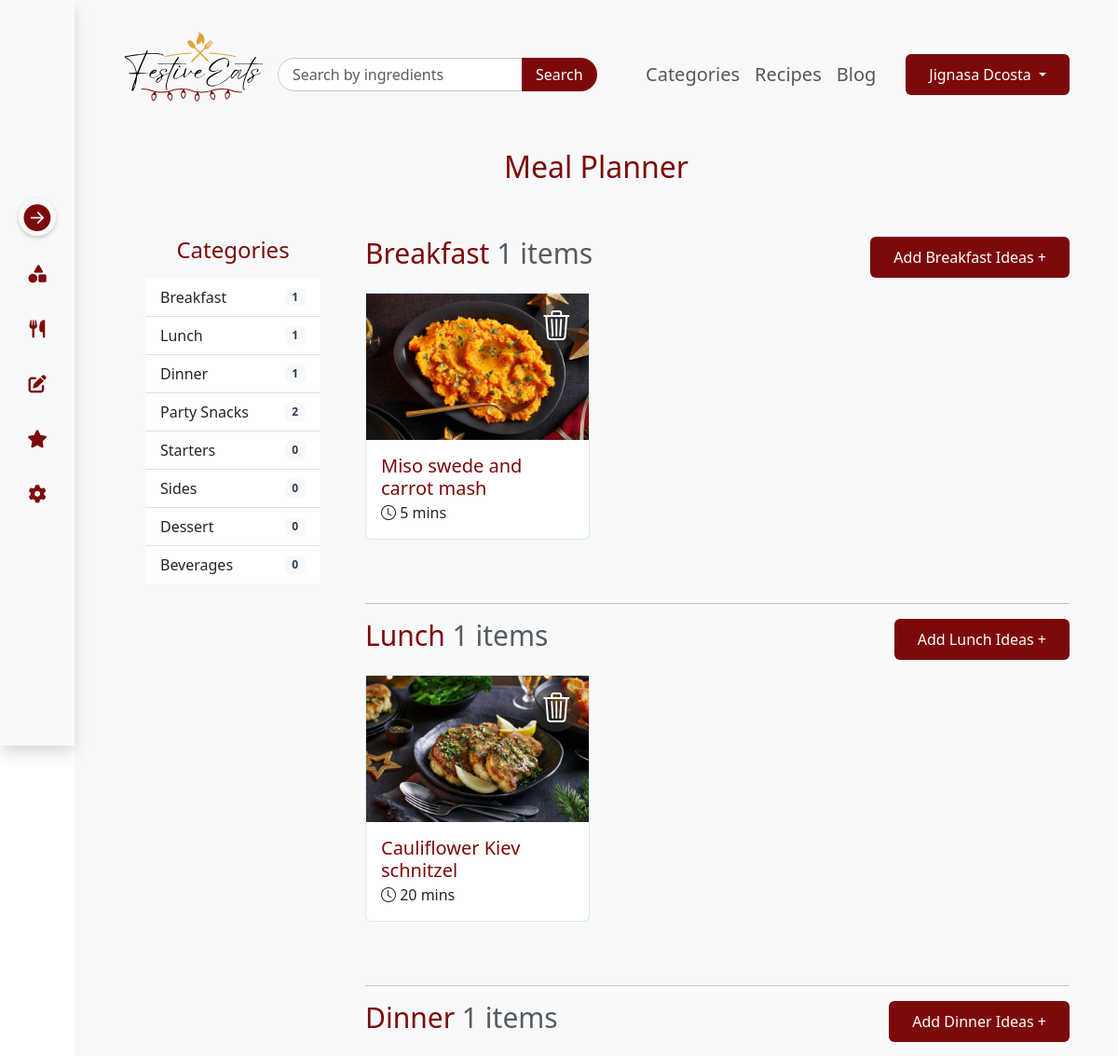
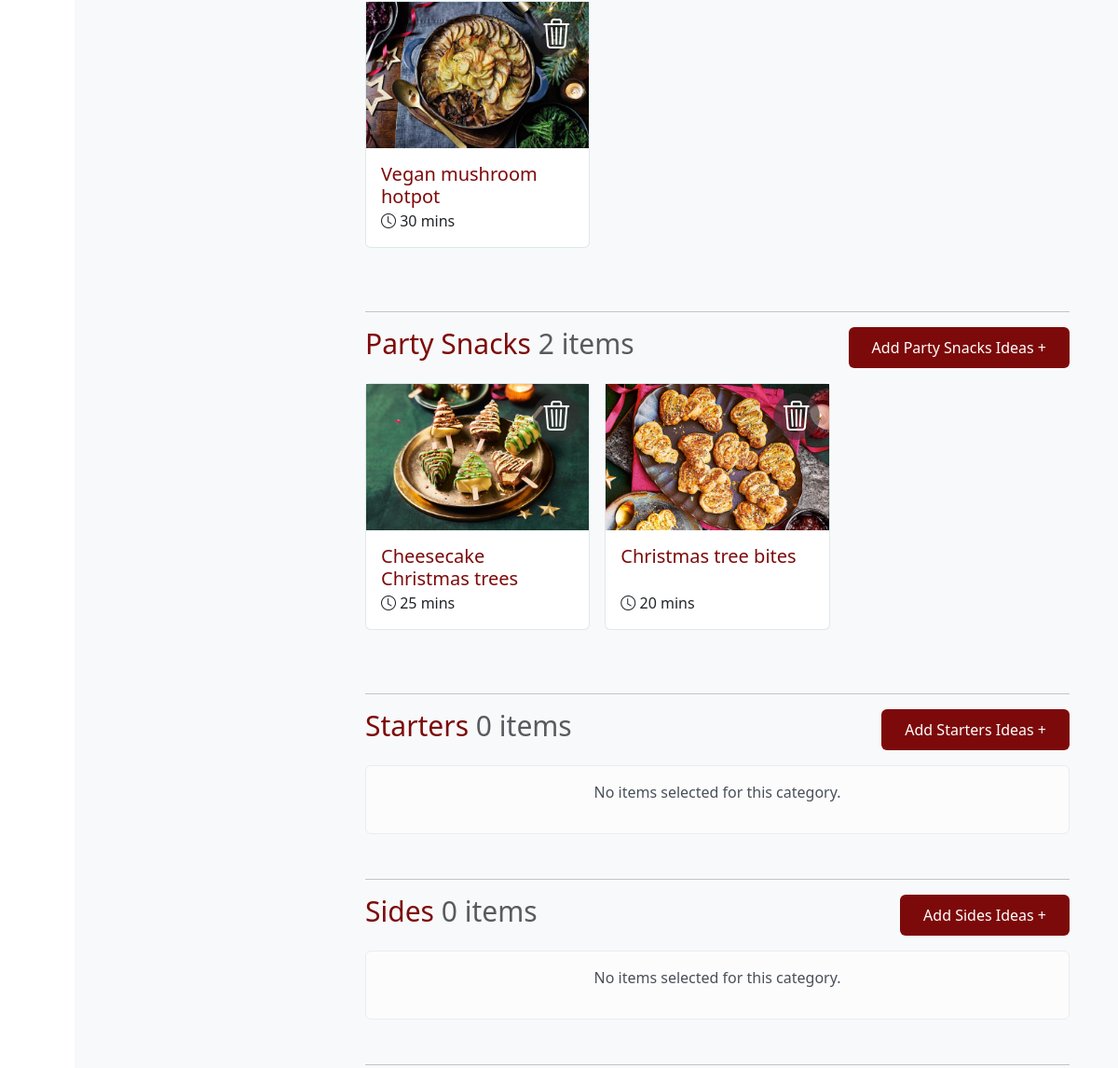
The page /meal_plan/ (signed in, upper part) on the database as committed earlier (2 pictures, top to bottom).
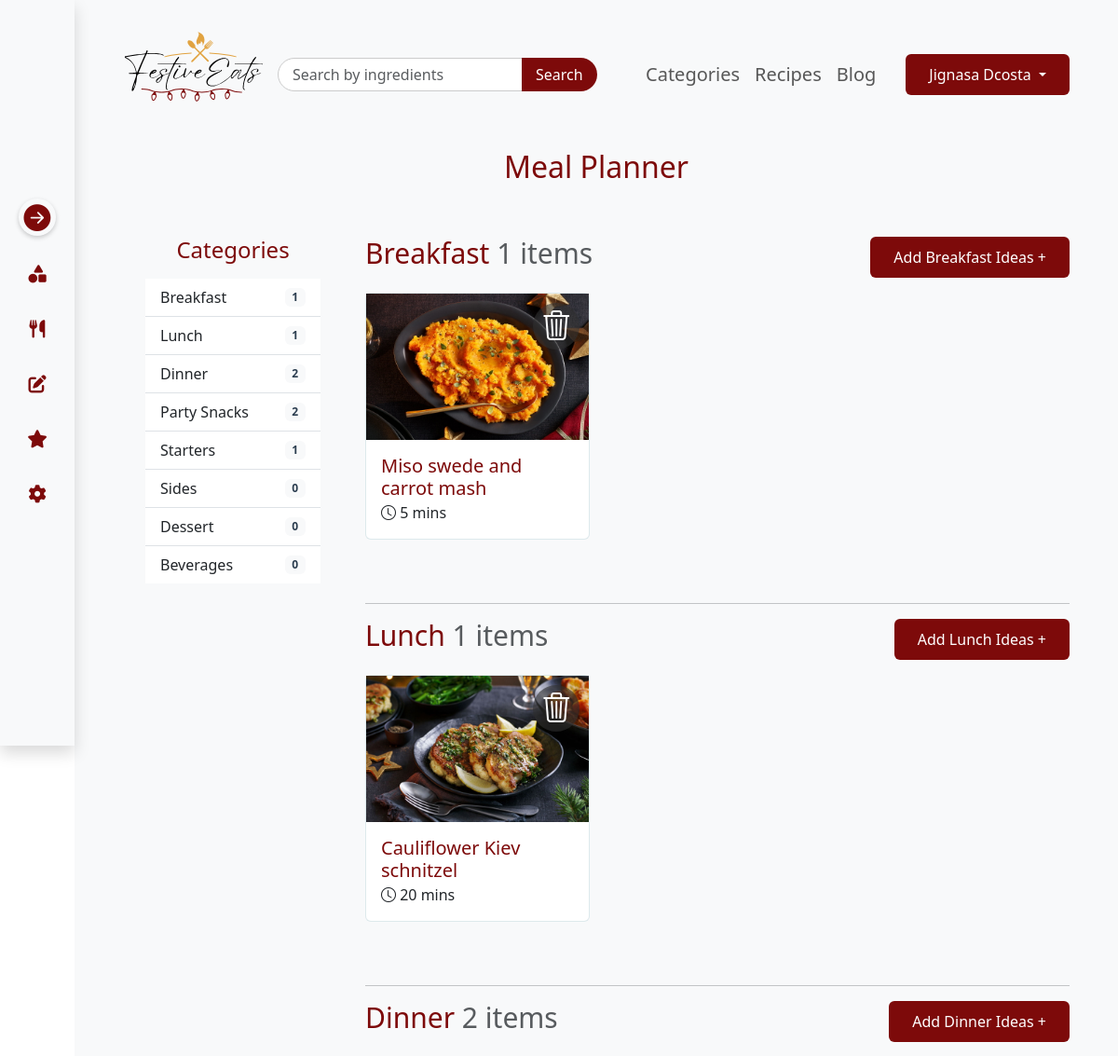
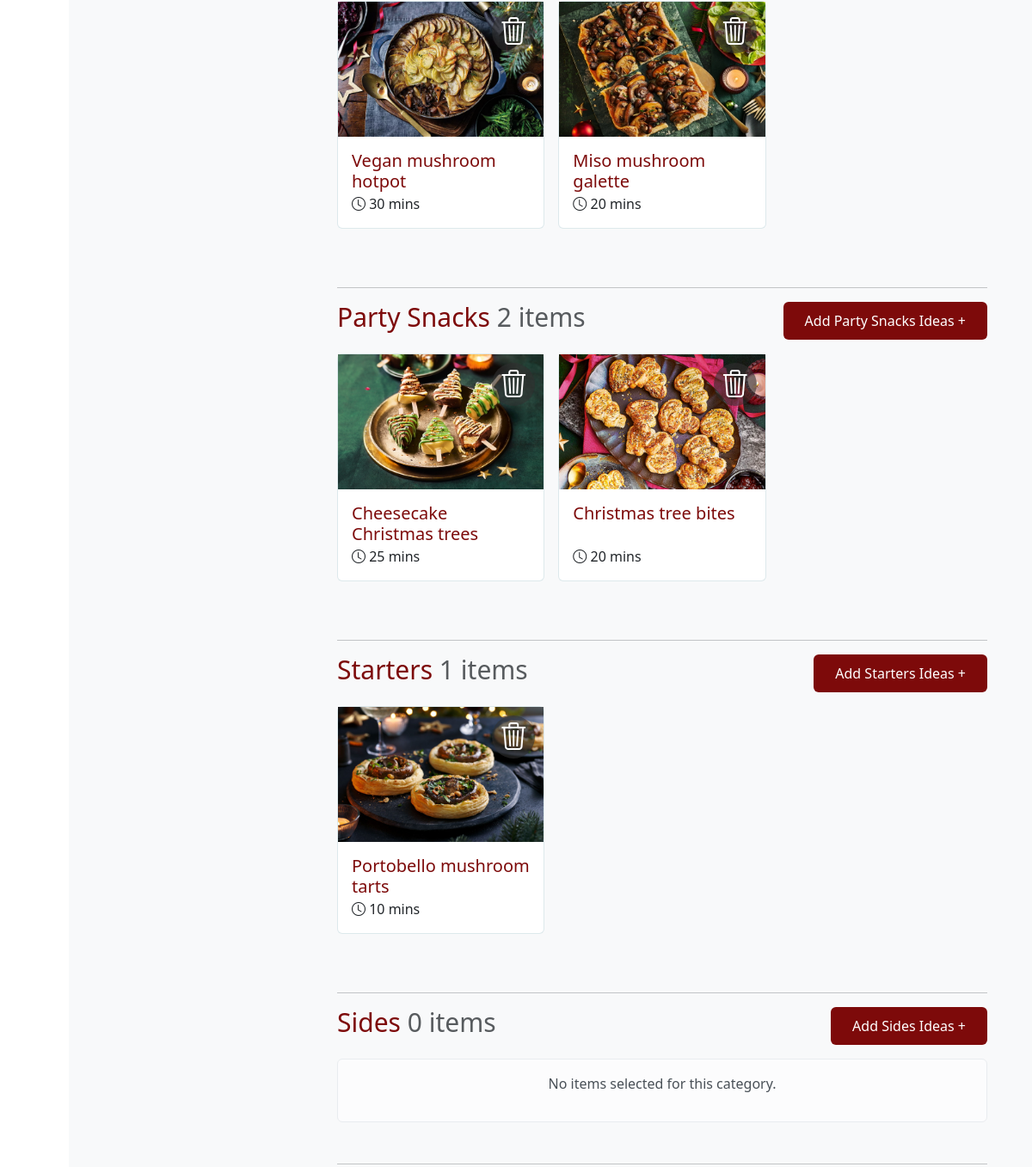
The same page on the database as committed later (2 pictures, top to bottom).
### account/models.py (models this page shows, shortened)
class Category(models.Model):
    name = models.CharField(max_length=50, choices=CATEGORY_CHOICES)
    tagline = models.CharField(max_length=255, blank=True, null=True, default="Fun Tagline")

class MealPlan(models.Model):
    user = models.ForeignKey(CustomUser, on_delete=models.CASCADE, related_name='meal_plans')
    recipe = models.ForeignKey(Recipe, on_delete=models.CASCADE, related_name='meal_plans')
    category = models.ForeignKey(Category, on_delete=models.CASCADE)
    added_at = models.DateTimeField(auto_now_add=True)

class Recipe(models.Model):
    user = models.ForeignKey(CustomUser, on_delete=models.CASCADE, related_name='recipes')
    name = models.CharField(max_length=255)
    description = models.TextField()
    category = models.ForeignKey(
        'Category',  # Reference the model name
        on_delete=models.CASCADE,  # Ensure cascading delete
       related_name='cat_recipes',  # Optional: Reverse lookup name
        null=True,  # Allow null if needed
        blank=True  # Allow empty value in forms
    )
    dietary_preference = models.CharField(max_length=50, choices=DIETARY_PREFERENCES)
    ingredients = models.TextField(help_text="Enter each ingredient on a new line.")
    cooking_instructions = models.TextField()
    serving_options = models.CharField(max_length=255, choices=SERVING_OPTIONS)
    preparation_time = models.PositiveIntegerField(help_text="Time in minutes")
    cooking_time = models.PositiveIntegerField(help_text="Time in minutes")
    additional_notes = models.TextField(blank=True, null=True)
    difficulty_level = models.CharField(max_length=10, choices=DIFFICULTY_LEVELS)
    image = models.ImageField(upload_to='recipe_images/', null=True, blank=True)
    created_at = models.DateTimeField(auto_now_add=True)
    updated_at = models.DateTimeField(auto_now=True)

### account/views.py (the view)
# urls.py: path('meal_plan/',views.meal_plan,name='meal_plan'),
@login_required
def meal_plan(request):
    categories = Category.objects.all()
    user_meal_plans = MealPlan.objects.filter(user=request.user).select_related('recipe', 'category')
    for category in categories:
        category.user_recipes = user_meal_plans.filter(category=category)
    context = {
        'categories': categories,
    }
    return render(request, 'meal_plan.html', context)

### templates/meal_plan.html (shortened to what this page needs)
{% extends "base_autheticated.html" %}
{% load static %}
{% block content %}
<div class="card_wrapper">
    <div class="row text-center">
        <h2 class="head_text">Meal Planner</h2>
    </div>
    <div class="row d-flex" style="margin: 0px 40px;">
        <aside class="col-md-3 bg-light py-4">
            <h4 class="text-center mb-3 mt-4" style="color: #2C3E50;">Categories</h4>
            <ul class="list-group list-group-flush mx-4">
                {% for category in categories %}
                <li class="list-group-item d-flex justify-content-between align-items-center">
                    {{ category.name }}
                    <span class="badge">{{ category.user_recipes.count }}</span>
                </li>
                {% endfor %}
            </ul>
        </aside>
        <main class="col-md-9 bg-light py-5">
            {% for category in categories %}
            <div class="category-section mb-5">
                <div class="d-flex justify-content-between align-items-center mb-3">
                    <h3 class="Category-Title">{{ category.name }}
                        <span class="text-muted">{{ category.user_recipes.count }} items</span>
                    </h3>
                    <a href="{% url 'recipe_list_by_id' category.id %}">
                        <button class="btn btn-primary">Add {{ category.name }} Ideas +</button>
                    </a>
                </div>
                {% if category.user_recipes.exists %}
                <div class="row row-cols-1 row-cols-md-2 row-cols-lg-3 row-cols-xxl-4 g-3">
                    {% for mealplan in category.user_recipes %}
                    <div class="col">
                        <div class="card recipe_card">
                            <div class="card_img_box">
                                <img class="img-fluid w-100"
                                     src="{{ mealplan.recipe.image.url|default:'images/default_recipe.png' }}">
                                <div class="img_icon">
                                    <a href="{% url 'remove_from_mealplan' mealplan.recipe.id %}"><i class="bi bi-trash3"></i></a>
                                </div>
                            </div>
                            <div class="card-body">
                            <div class="" style="height: 50px;">
                                <a href="{% url 'recipe_detail' mealplan.recipe.id %}" class="nav-link"><h5 class="card-title mb-4">{{ mealplan.recipe.name }}</h5></a>
                            </div>
                                <i class="bi bi-clock"></i>
                                <span class="card-text">{{ mealplan.recipe.preparation_time }} mins</span>
                            </div>
                        </div>
                    </div>
                    {% endfor %}
                </div>
                {% else %}
                <div class="alert alert-light text-center">
                    <p>No items selected for this category.</p>
                </div>
                {% endif %}
            </div>
            <hr>
            {% endfor %}
        </main>
    </div>
</div>
{% endblock content %}

Rows that differ between the two databases and show on the page:
computed for Category "Dinner": user_recipes.count "1" → "2"
shown differently, row unchanged: Category "Starters": user_recipes.count "0" → "1"; no longer shows "No items selected for this category."
added MealPlan: recipe.image (picture), recipe.name "Miso mushroom galette", recipe.preparation_time "20", shown under Category "Dinner"
added MealPlan: recipe.image (picture), recipe.name "Portobello mushroom tarts", recipe.preparation_time "10", shown under Category "Starters"
